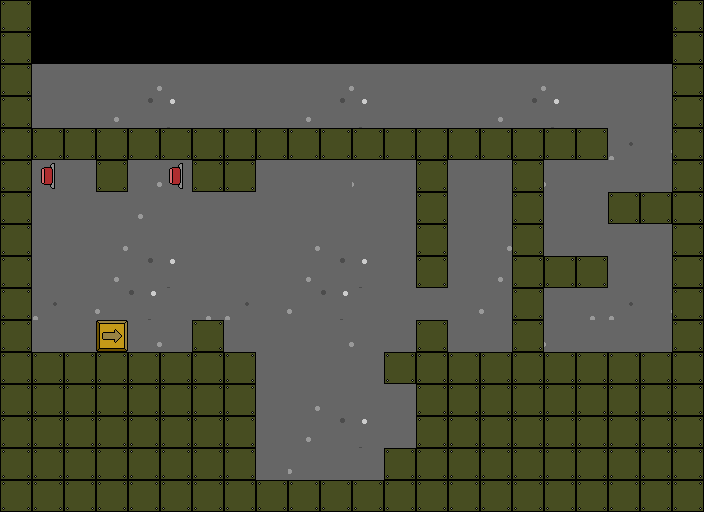

A level layout from a 2D game, rendered from its tile map. Below: a short description, then the map file with tile-grid data replaced by summaries:
An orthogonal 22x16 tile map with 32x32 px tiles, 2 tile layers (Background, Foreground), 10 tilesets and 162 objects (157x Puddle.Block, 3x Puddle.Button, Puddle.PowerUp, Puddle.Cannon).

<map version="1.0" orientation="orthogonal" width="22" height="16" tilewidth="32" tileheight="32">
 <tileset firstgid="1" name="background" tilewidth="32" tileheight="32">
  <image source="background.png" width="640" height="448" />
 </tileset>
 <tileset firstgid="281" name="brick" tilewidth="32" tileheight="32">
  <image source="brick.png" width="32" height="32" />
 </tileset>
 <tileset firstgid="282" name="button" tilewidth="32" tileheight="32">
  <image source="button.png" width="256" height="32" />
 </tileset>
 <tileset firstgid="290" name="button-left" tilewidth="32" tileheight="32">
  <image source="button-left.png" width="256" height="32" />
 </tileset>
 <tileset firstgid="298" name="push_block" tilewidth="32" tileheight="32">
  <image source="push_block.png" width="128" height="32" />
 </tileset>
 <tileset firstgid="302" name="fireball" tilewidth="32" tileheight="32">
  <image source="fireball.png" width="64" height="32" />
 </tileset>
 <tileset firstgid="304" name="geyser" tilewidth="32" tileheight="32">
  <image source="geyser.png" width="32" height="128" />
 </tileset>
 <tileset firstgid="308" name="pipe" tilewidth="32" tileheight="32">
  <image source="pipe.png" width="128" height="64" />
 </tileset>
 <tileset firstgid="316" name="jetpack" tilewidth="32" tileheight="32">
  <image source="jetpack.png" width="32" height="32" />
 </tileset>
 <tileset firstgid="317" name="cannon" tilewidth="32" tileheight="32">
  <image source="cannon.png" width="64" height="32" />
 </tileset>
 <layer name="Background" width="22" height="16">
  <data>[352 cells, 312 non-empty, 31 distinct tile ids]</data>
 </layer>
 <layer name="Foreground" width="22" height="16">
  <data>[352 cells, 121 non-empty, 5 distinct tile ids]</data>
 </layer>
 <objectgroup name="Blocks" width="22" height="16" visible="0">
  <object name="Block 4" type="Puddle.Block" x="512" y="320" width="32" height="32">
   <properties>
    <property name="gravity" value="False" />
    <property name="left" value="False" />
    <property name="right" value="True" />
   </properties>
  </object>
  <object name="Block 1" type="Puddle.Block" x="96" y="320" width="32" height="32">
   <properties>
    <property name="gravity" value="True" />
    <property name="left" value="False" />
    <property name="right" value="True" />
   </properties>
  </object>
  <object name="Block 2" type="Puddle.Block" x="384" y="352" width="32" height="32">
   <properties>
    <property name="gravity" value="False" />
    <property name="left" value="False" />
    <property name="right" value="False" />
   </properties>
  </object>
  <object name="Block 3" type="Puddle.Block" x="96" y="160" width="32" height="32">
   <properties>
    <property name="gravity" value="False" />
    <property name="left" value="True" />
    <property name="right" value="False" />
   </properties>
  </object>
 </objectgroup>
 <objectgroup name="Items" width="22" height="16" visible="0">
  <object name="Jetpack" type="Puddle.PowerUp" x="32" y="64" width="32" height="32" />
  <object name="Button 1" type="Puddle.Button" x="160" y="160" width="32" height="32">
   <properties>
    <property name="direction" value="right" />
   </properties>
  </object>
  <object name="Button 2" type="Puddle.Button" x="32" y="160" width="32" height="32">
   <properties>
    <property name="direction" value="left" />
   </properties>
  </object>
  <object name="Cannon" type="Puddle.Cannon" x="32" y="96" width="64" height="32">
   <properties>
    <property name="direction" value="right" />
   </properties>
  </object>
  <object name="Button 3" type="Puddle.Button" x="448" y="192" width="32" height="32">
   <properties>
    <property name="direction" value="left" />
   </properties>
  </object>
 </objectgroup>
 <objectgroup name="Ground" width="22" height="16">
  <object name="Ground" type="Puddle.Block" x="32" y="448" width="32" height="32" />
  <object name="Ground" type="Puddle.Block" x="32" y="416" width="32" height="32" />
  <object name="Ground" type="Puddle.Block" x="32" y="384" width="32" height="32" />
  <object name="Ground" type="Puddle.Block" x="32" y="480" width="32" height="32" />
  <object name="Ground" type="Puddle.Block" x="288" y="0" width="32" height="32" />
  <object name="Ground" type="Puddle.Block" x="96" y="352" width="32" height="32" />
  <object name="Ground" type="Puddle.Block" x="96" y="416" width="32" height="32" />
  <object name="Ground" type="Puddle.Block" x="96" y="480" width="32" height="32" />
  <object name="Ground" type="Puddle.Block" x="96" y="384" width="32" height="32" />
  <object name="Ground" type="Puddle.Block" x="96" y="448" width="32" height="32" />
  <object name="Ground" type="Puddle.Block" x="128" y="352" width="32" height="32" />
  <object name="Ground" type="Puddle.Block" x="128" y="416" width="32" height="32" />
  <object name="Ground" type="Puddle.Block" x="128" y="480" width="32" height="32" />
  <object name="Ground" type="Puddle.Block" x="128" y="384" width="32" height="32" />
  <object name="Ground" type="Puddle.Block" x="128" y="448" width="32" height="32" />
  <object name="Ground" type="Puddle.Block" x="416" y="0" width="32" height="32" />
  <object name="Ground" type="Puddle.Block" x="160" y="416" width="32" height="32" />
  <object name="Ground" type="Puddle.Block" x="160" y="480" width="32" height="32" />
  <object name="Ground" type="Puddle.Block" x="160" y="384" width="32" height="32" />
  <object name="Ground" type="Puddle.Block" x="160" y="448" width="32" height="32" />
  <object name="Ground" type="Puddle.Block" x="192" y="352" width="32" height="32" />
  <object name="Ground" type="Puddle.Block" x="192" y="416" width="32" height="32" />
  <object name="Ground" type="Puddle.Block" x="192" y="480" width="32" height="32" />
  <object name="Ground" type="Puddle.Block" x="192" y="384" width="32" height="32" />
  <object name="Ground" type="Puddle.Block" x="192" y="448" width="32" height="32" />
  <object name="Ground" type="Puddle.Block" x="224" y="352" width="32" height="32" />
  <object name="Ground" type="Puddle.Block" x="224" y="416" width="32" height="32" />
  <object name="Ground" type="Puddle.Block" x="224" y="480" width="32" height="32" />
  <object name="Ground" type="Puddle.Block" x="224" y="384" width="32" height="32" />
  <object name="Ground" type="Puddle.Block" x="224" y="448" width="32" height="32" />
  <object name="Ground" type="Puddle.Block" x="256" y="480" width="32" height="32" />
  <object name="Ground" type="Puddle.Block" x="64" y="416" width="32" height="32" />
  <object name="Ground" type="Puddle.Block" x="64" y="480" width="32" height="32" />
  <object name="Ground" type="Puddle.Block" x="64" y="384" width="32" height="32" />
  <object name="Ground" type="Puddle.Block" x="64" y="448" width="32" height="32" />
  <object name="Ground" type="Puddle.Block" x="512" y="480" width="32" height="32" />
  <object name="Ground" type="Puddle.Block" x="416" y="480" width="32" height="32" />
  <object name="Ground" type="Puddle.Block" x="480" y="480" width="32" height="32" />
  <object name="Ground" type="Puddle.Block" x="384" y="480" width="32" height="32" />
  <object name="Ground" type="Puddle.Block" x="352" y="480" width="32" height="32" />
  <object name="Ground" type="Puddle.Block" x="448" y="480" width="32" height="32" />
  <object name="Ground" type="Puddle.Block" x="320" y="480" width="32" height="32" />
  <object name="Ground" type="Puddle.Block" x="288" y="480" width="32" height="32" />
  <object name="Ground" type="Puddle.Block" x="576" y="480" width="32" height="32" />
  <object name="Ground" type="Puddle.Block" x="640" y="480" width="32" height="32" />
  <object name="Ground" type="Puddle.Block" x="608" y="480" width="32" height="32" />
  </objectgroup>
</map>
<!-- 107 of 162 objects omitted -->
